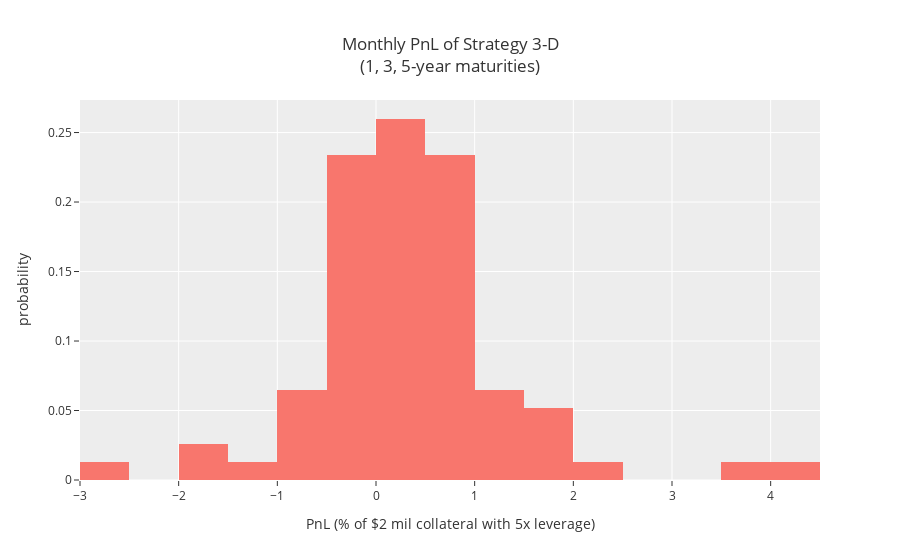

Notebook code for this chart:
### Code cell
plot_pnl_dist(
    'strat_3D_135_half_life6_window_size13_ci_alpha0.2',
    title=f'Monthly PnL of Strategy 3-D<br>(1, 3, 5-year maturities)',
    nbins=30,
    height=400,
)

### Figure 1 — Plotly figure (JSON) as saved in the notebook; plotly's stock layout.template omitted (floating-point values rounded to 4 significant figures)
{"data": [{"alignmentgroup": "True", "bingroup": "x", "histnorm": "probability", "hovertemplate": "variable=pnl_pct<br>PnL (% of $2 mil collateral with 5x leverage)=%{x}<br>probability=%{y}<extra></extra>", "legendgroup": "pnl_pct", "marker": {"color": "#F8766D", "pattern": {"shape": ""}}, "name": "pnl_pct", "nbinsx": 30, "offsetgroup": "pnl_pct", "orientation": "v", "showlegend": true, "type": "histogram", "x": [1.605, -0.07945, -0.6547, 0.3895, -1.748, 0.3356, 0.4341, 0.4888, 0.749, -0.323, 0.6357, -0.0663, -0.3456, 0.4918, 0.7976, -0.06368, 0.5696, 0.6042, 0.311, 0.9155, -0.2363, 0.8601, 0.3095, 0.5396, 0.005587, -0.8568, 1.072, 0.8465, 0.1047, 0.9049, 0.3484, -0.3512, 0.483, 0.7496, -0.7946, -0.406, -0.2282, 0.1454, 0.07725, -0.2636, -0.09065, 3.873, 0.5185, -0.1066, 1.95, 0.5324, 4.386, 1.454, -0.8239, 1.074, 1.012, -1.049, -1.943, -2.992, 2.121, 1.076, -0.6775, 0.197, 0.5542, 0.2026, -0.02962, -0.08141, 0.4524, 0.5201, 0.03597, 0.4093, 0.1413, 0.0351, -0.05975, -0.1139, -0.08293, -0.03439, 0.9145, 1.897, 0.9793, 0.9858, 1.751], "xaxis": "x", "yaxis": "y"}], "layout": {"autosize": true, "barmode": "relative", "legend": {"title": {"text": "variable"}, "tracegroupgap": 0}, "showlegend": false, "title": {"text": "Monthly PnL of Strategy 3-D<br>(1, 3, 5-year maturities)"}, "xaxis": {"anchor": "y", "autorange": true, "domain": [0, 1], "range": [-3, 4.5], "title": {"text": "PnL (% of $2 mil collateral with 5x leverage)"}, "type": "linear"}, "yaxis": {"anchor": "x", "autorange": true, "domain": [0, 1], "range": [0, 0.2734], "title": {"text": "probability"}}}}
